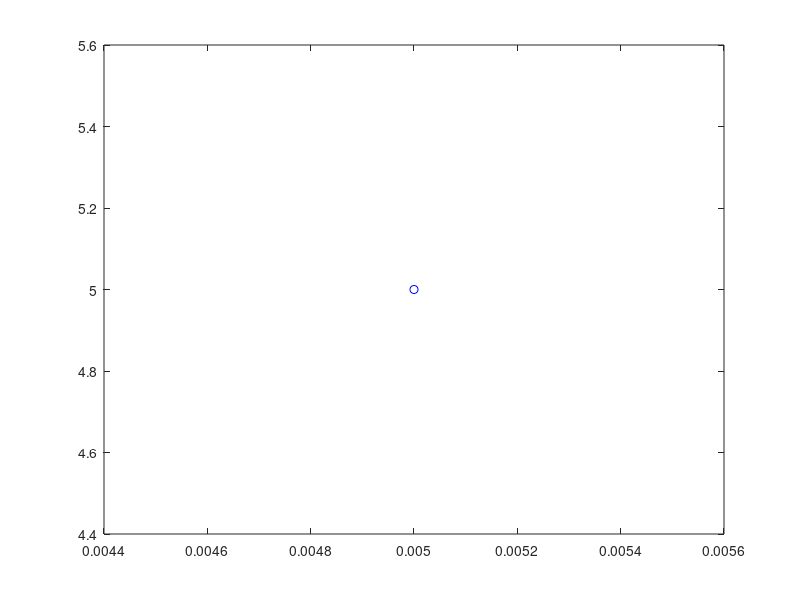

Write MATLAB code to recreate this figure. (Note: this script raises an error after producing the figure.)

nTime = 100;

dt =1; % 1 s time step
x = 0;  % initial x = 0;
u = 0; % initial velocity = 0
f = 10; % force

global C

addpath ../geom2d/geom2d

C.q_0 = 1.60217653e-19;             % electron charge
C.hb = 1.054571596e-34;             % Dirac constant
C.h = C.hb * 2 * pi;                    % Planck constant
C.m_0 = 9.10938215e-31;             % electron mass
C.kb = 1.3806504e-23;               % Boltzmann constant
C.eps_0 = 8.854187817e-12;          % vacuum permittivity
C.mu_0 = 1.2566370614e-6;           % vacuum permeability
C.c = 299792458;                    % speed of light
C.a = 0.01;

for n = 1:nTime
    du = u + C.a * dt ; 
    dx = ((du)^2 - u^2)/ (2 * C.a);
    u = du;
    x = x + dx;
    comet(x,5);
    %plot(x,10)
    drawnow
    grid on
end
